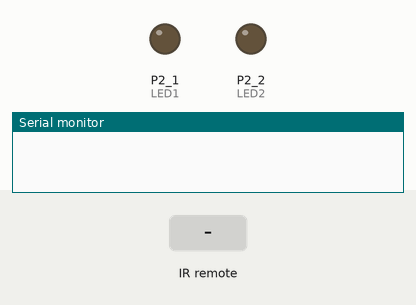
This sketch was run on a simulated TI MSP430 LaunchPad. Shown: output pins drawn as LEDs (lit = HIGH), the last lines printed to the serial monitor. The test bench sets the inputs (shaded band).

Above: at 1.2 s.
1.3 s: infrared code 0xD795823A received
At 1.7 s:
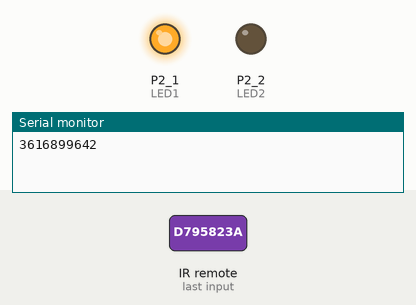
2.8 s: infrared code 0xB7D6264E received
At 4.0 s:
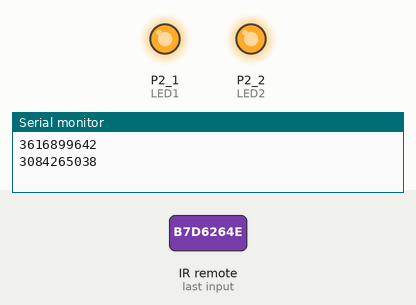
4.3 s: infrared code 0xB8D627E3 received
At 5.2 s:
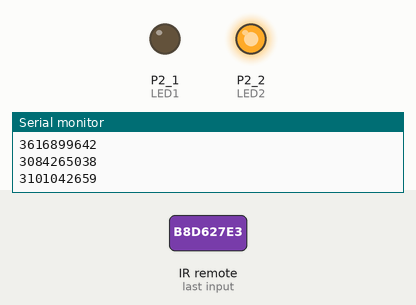
5.8 s: infrared code 0x53B2DED9 received
At 6.3 s:
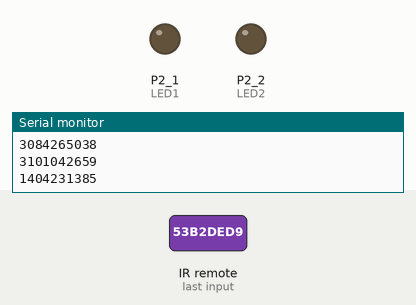
Timing chart, 0 to 8.3 s (numbered marks = the images above; inputs shaded):
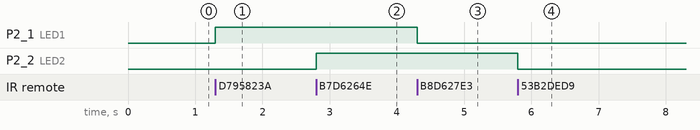

The sketch:

mini_test.ino
```cpp
#include <IRremote.h>

#define  LIGHTON  3616899642
#define  LIGHTOFF  3101042659
#define  LIGHTTOGGLE  03
#define  FANON  3084265038
#define  FANOFF  1404231385
#define  FANTOGGLE  05

int IRpin = P2_4;
int LED1 = 9;
int LED2 = 10;
IRrecv irrecv(IRpin);
decode_results results;
int lightState;
int fanState;

void setup()
{
  Serial.begin(9600);
  pinMode(LED1, OUTPUT);
  pinMode(LED2, OUTPUT);
  digitalWrite(LED2, 0);
  lightState = 0;
  digitalWrite(LED1, 0);
  fanState = 0;
  irrecv.enableIRIn(); // Start the receiver
}

void loop()
{
  if (irrecv.decode(&results))
  {
    switch (results.value) {
    case LIGHTON:
      digitalWrite(LED1, 1);
      lightState = 1;
      digitalWrite(LED2, fanState);
      break;
    case LIGHTOFF:
      digitalWrite(LED1, 0);
      lightState = 0;
      digitalWrite(LED2, fanState);
      break;
    case FANON:
      digitalWrite(LED2, 1);
      fanState = 1;
      digitalWrite(LED1, lightState);
      break;
    case FANOFF:
      digitalWrite(LED2, 0);
      fanState = 0;
      digitalWrite(LED1, lightState);
      break;
    case LIGHTTOGGLE:
      if(lightState = 1)
        lightState = 0;
      else
        lightState = 1;
      digitalWrite(LED1, lightState);
    case FANTOGGLE:
      if(fanState = 1)
        fanState = 0;
      else
        fanState = 1;
    }
    Serial.println(results.value, DEC); // Print the Serial 'results.value'
    irrecv.resume();   // Receive the next value
  }
}
```

Measured:
- after the input at 1.3 s, P2_1 (LED1): LOW → HIGH at once
- after the input at 2.8 s, P2_2 (LED2): LOW → HIGH at once
- after the input at 4.3 s, P2_1 (LED1): HIGH → LOW at once
- after the input at 5.8 s, P2_2 (LED2): HIGH → LOW at once
